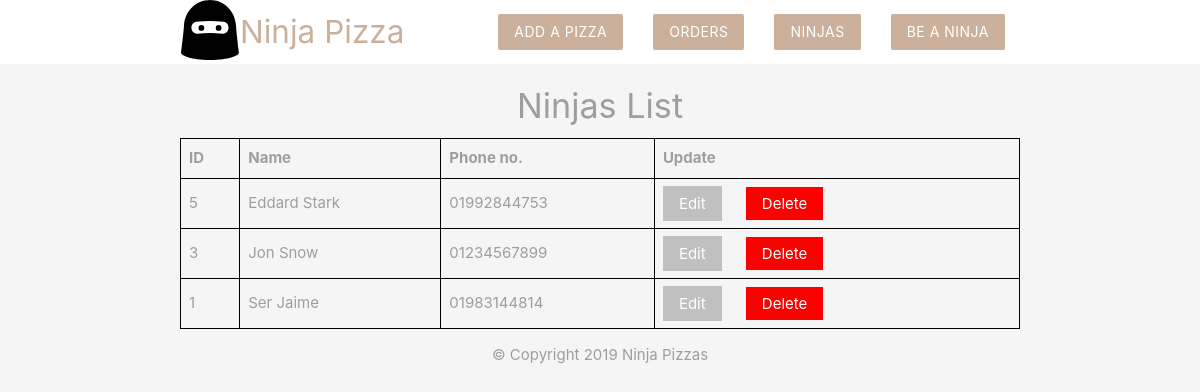
/staffs.php, run on the app's committed database.
### tables this page shows
CREATE TABLE `ninjas` (
  `id` int(11) NOT NULL,
  `name` varchar(20) DEFAULT NULL,
  `Phone` varchar(11) NOT NULL,
  `email` varchar(30) NOT NULL,
  `joining date` date NOT NULL DEFAULT current_timestamp()
);

### staffs.php (the view, shortened to what this page needs)
<?php
include ('config/db_connect.php');
$sql = "SELECT * FROM ninjas ORDER BY id DESC";
$result = mysqli_query($conn, $sql);
$ninjas = mysqli_fetch_all($result, MYSQLI_ASSOC);
?>
<!DOCTYPE html>
<?php include ('templates/header.php'); ?>
<html>
<head>
    </head>
<body>
    <section class="container grey-text">
        <h4 class="center">Ninjas List</h4>
        <table>
            <thead>
                <tr>
                    <th>ID</th>
                    <th>Name</th>
                    <th>Phone no.</th>
                    <th>Update</th>
                </tr>
            </thead>
            <tbody>
                <?php foreach ($ninjas as $ninja) { ?>
                    <tr>
                        <td><?php echo htmlspecialchars($ninja['id']); ?></td>
                        <td><?php echo htmlspecialchars($ninja['name']); ?></td>
                        <td><?php echo htmlspecialchars($ninja['Phone']); ?></td>
                        <td>
                            <a href="edit_staffs.php?id=<?php echo $ninja['id']; ?>" class="btn-edit">Edit</a>
                            <form action="staffs.php" method="POST" style="display:inline;">
                                <button type="submit" name="delete_ninja" class=" btn-danger">Delete</button>
                            </form>
                        </td>
                    </tr>
                <?php } ?>
            </tbody>
        </table>
    </section>
    <?php include ('templates/footer.php'); ?>
</body>
</html>

### templates/header.php (style rules this page uses)
form { max-width: 460px; margin: 20px auto; padding: 20px; }
table { width: 100%; border-collapse: collapse; }
table, th, td { border: 1px solid black; }
th, td { padding: 8px; text-align: left; }
.btn-danger { background-color: red; color: white; border: none; padding: 8px 16px; cursor: pointer; }
.btn-edit { background-color: silver; color: white; border: none; padding: 8px 16px; cursor: pointer; }

### data on the page
ninjas: id "5", name "Eddard Stark", Phone "01992844753"
ninjas: id "3", name "Jon Snow", Phone "01234567899"
ninjas: id "1", name "Ser Jaime", Phone "01983144814"
